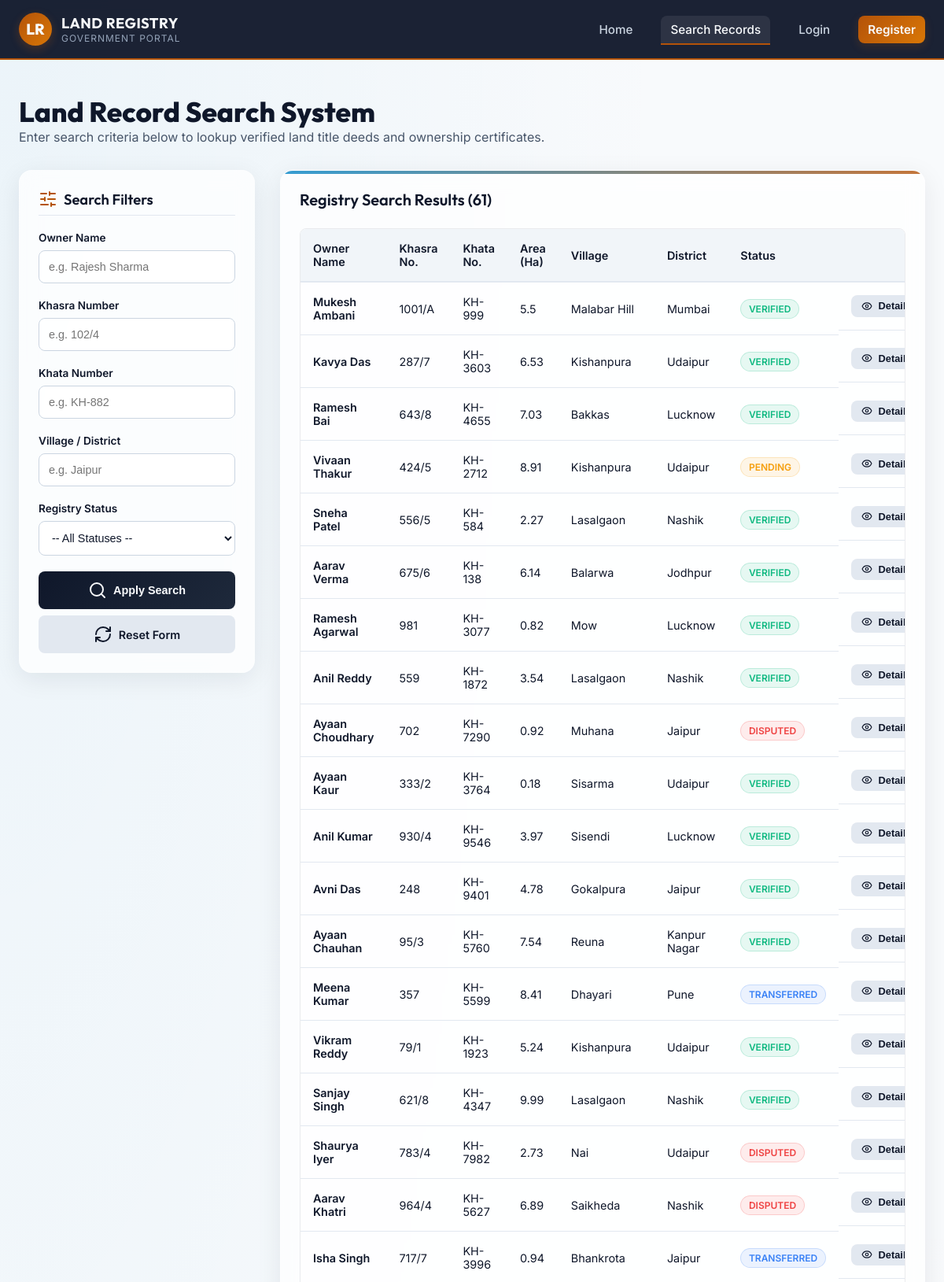
Screenshot of /search (upper part) with the database file from the repository.
### tables this page shows
CREATE TABLE land_records (
        id INTEGER PRIMARY KEY AUTOINCREMENT,
        owner_name TEXT NOT NULL,
        father_husband_name TEXT NOT NULL,
        aadhaar_id TEXT NOT NULL,
        mobile_number TEXT NOT NULL,
        khasra_number TEXT NOT NULL,
        khata_number TEXT NOT NULL,
        survey_number TEXT NOT NULL,
        area REAL NOT NULL,
        market_value REAL NOT NULL,
        village TEXT NOT NULL,
        tehsil TEXT NOT NULL,
        district TEXT NOT NULL,
        state TEXT NOT NULL,
        pin_code TEXT NOT NULL,
        land_type TEXT NOT NULL,
        registry_status TEXT NOT NULL,
        registration_date TEXT NOT NULL,
        remarks TEXT
    );

### app.py (the view)
@app.route('/search', methods=['GET'])
def search():
    owner = request.args.get('owner', '').strip()
    khasra = request.args.get('khasra', '').strip()
    khata = request.args.get('khata', '').strip()
    location = request.args.get('location', '').strip()
    status = request.args.get('status', '').strip()
    query = 'SELECT * FROM land_records WHERE 1=1'
    params = []
    if owner:
        query += ' AND owner_name LIKE ?'
        params.append(f'%{owner}%')
    if khasra:
        query += ' AND khasra_number LIKE ?'
        params.append(f'%{khasra}%')
    if khata:
        query += ' AND khata_number LIKE ?'
        params.append(f'%{khata}%')
    if location:
        query += ' AND (village LIKE ? OR district LIKE ?)'
        params.append(f'%{location}%')
        params.append(f'%{location}%')
    if status:
        query += ' AND registry_status = ?'
        params.append(status)
    conn = get_db_connection()
    records = []
    try:
        records = conn.execute(query, params).fetchall()
        print(f"Search Query: {query} | Params: {params} | Found {len(records)} records")
    except sqlite3.Error as e:
        print(f"Search Error: {e}")
        flash(f"Database error during search: {e}", "danger")
    districts = []
    try:
        districts = [row[0] for row in conn.execute('SELECT DISTINCT district FROM land_records').fetchall()]
    except sqlite3.Error:
        pass
    conn.close()
    return render_template('search.html',
                           records=records,
                           districts=districts,
                           filters={
                               'owner': owner,
                               'khasra': khasra,
                               'khata': khata,
                               'location': location,
                               'status': status
                           })

### app.py (called while the page is built)
def get_db_connection():
    print(f"Connecting to database at: {DB_PATH}")
    conn = sqlite3.connect(DB_PATH)
    conn.row_factory = sqlite3.Row
    return conn

def is_logged_in():
    return 'user_id' in session

@app.context_processor
def inject_user():
    return dict(
        logged_in=is_logged_in(),
        username=session.get('username'),
        role=session.get('role'),
        full_name=session.get('full_name')
    )

### templates/search.html (shortened to what this page needs)
{% extends 'base.html' %}
{% block content %}
<div style="margin-bottom: 2rem;">
    <h1 style="font-size: 2.2rem; font-weight: 800; color: var(--primary);">Land Record Search System</h1>
    <p style="color: var(--text-muted);">Enter search criteria below to lookup verified land title deeds and ownership certificates.</p>
</div>
<div class="search-container">
    <div class="filter-panel">
        <h3 style="margin-bottom: 1.25rem; font-size: 1.15rem; display: flex; align-items: center; gap: 0.5rem; border-bottom: 1px solid #e2e8f0; padding-bottom: 0.5rem;">
            <i data-lucide="sliders-horizontal" style="color: var(--accent);"></i> Search Filters
        </h3>
        <form action="{{ url_for('search') }}" method="GET">
            <div class="filter-group">
                <label for="owner">Owner Name</label>
                <input type="text" id="owner" name="owner" value="{{ filters.owner }}" placeholder="e.g. Rajesh Sharma">
            </div>
            <div class="filter-group">
                <label for="khasra">Khasra Number</label>
                <input type="text" id="khasra" name="khasra" value="{{ filters.khasra }}" placeholder="e.g. 102/4">
            </div>
            <div class="filter-group">
                <label for="khata">Khata Number</label>
                <input type="text" id="khata" name="khata" value="{{ filters.khata }}" placeholder="e.g. KH-882">
            </div>
            <div class="filter-group">
                <label for="location">Village / District</label>
                <input type="text" id="location" name="location" value="{{ filters.location }}" placeholder="e.g. Jaipur">
            </div>
            <div class="filter-group">
                <label for="status">Registry Status</label>
                <select id="status" name="status">
                    <option value="">-- All Statuses --</option>
                </select>
            </div>
            <button type="submit" class="btn btn-primary" style="width: 100%; margin-bottom: 0.5rem;">
                <i data-lucide="search"></i> Apply Search
            </button>
            <a href="{{ url_for('search') }}" class="btn btn-secondary" style="width: 100%; text-decoration: none;">
                <i data-lucide="refresh-cw"></i> Reset Form
            </a>
        </form>
    </div>
    <div class="glass-card" style="padding: 1.5rem;">
        <div style="display: flex; justify-content: space-between; align-items: center; margin-bottom: 1.5rem; flex-wrap: wrap; gap: 1rem;">
            <h3 style="font-size: 1.25rem;">Registry Search Results ({{ records|length }})</h3>
        </div>
        <div class="table-responsive">
            <table class="custom-table">
                <thead>
                    <tr>
                        <th>Owner Name</th>
                        <th>Khasra No.</th>
                        <th>Khata No.</th>
                        <th>Area (Ha)</th>
                        <th>Village</th>
                        <th>District</th>
                        <th>Status</th>
                        <th style="text-align: right;">Action</th>
                    </tr>
                </thead>
                <tbody>
                    {% if records %}
                        {% for row in records %}
                            <tr>
                                <td style="font-weight: 600; color: var(--primary);">{{ row.owner_name }}</td>
                                <td>{{ row.khasra_number }}</td>
                                <td>{{ row.khata_number }}</td>
                                <td>{{ row.area }}</td>
                                <td>{{ row.village }}</td>
                                <td>{{ row.district }}</td>
                                <td>
                                    <span class="badge {% if row.registry_status == 'Verified' %}verified{% elif row.registry_status == 'Pending' %}pending{% elif row.registry_status == 'Disputed' %}disputed{% else %}transferred{% endif %}">
                                        {{ row.registry_status }}
                                    </span>
                                </td>
                                <td style="text-align: right; display: flex; justify-content: flex-end; gap: 0.5rem;">
                                    <button class="btn btn-secondary btn-sm" onclick="showRecordDetails({{ row.id }})">
                                        <i data-lucide="eye" style="width: 14px; height: 14px;"></i> Details
                                    </button>
                                </td>
                            </tr>
                        {% endfor %}
                    {% endif %}
                </tbody>
            </table>
        </div>
    </div>
</div>
{% endblock %}

### static/css/style.css (style rules this page uses)
:root { --primary: #0f172a; --primary-light: #1e293b; --accent: #b45309; --accent-hover: #d97706; --secondary: #0284c7; --bg-light: #f8fafc; --card-bg-light: rgba(255, 255, 255, 0.75); --text-main: #0f172a; --text-muted: #475569; --text-light: #f8fafc; --status-verified: #10b981; --status-pending: #f59e0b; --status-disputed: #ef4444; --status-transferred: #3b82f6; --glass-bg: rgba(255, 255, 255, 0.45); --glass-border: rgba(255, 255, 255, 0.25); --glass-shadow: 0 8px 32px 0 rgba(15, 23, 42, 0.08); --glass-blur: 12px; --radius-sm: 8px; --radius-md: 16px; --radius-lg: 24px; --transition: all 0.3s cubic-bezier(0.4, 0, 0.2, 1); }
* { margin: 0; padding: 0; box-sizing: border-box; }
body { font-family: 'Inter', sans-serif; background-color: var(--bg-light); color: var(--text-main); min-height: 100vh; display: flex; flex-direction: column; overflow-x: hidden; background-image: radial-gradient(at 0% 0%, rgba(2, 132, 199, 0.05) 0px, transparent 50%), radial-gradient(at 100% 100%, rgba(180, 83, 9, 0.05) 0px, transparent 50%); }
h1, h2, h3, h4, h5, h6 { font-family: 'Outfit', sans-serif; font-weight: 600; color: var(--primary); }
.glass-card { background: var(--card-bg-light); backdrop-filter: blur(var(--glass-blur)); border: 1px solid var(--glass-border); box-shadow: var(--glass-shadow); border-radius: var(--radius-md); padding: 2rem; transition: var(--transition); position: relative; overflow: hidden; }
.glass-card::before { content: ''; position: absolute; top: 0; left: 0; width: 100%; height: 4px; background: linear-gradient(90deg, var(--secondary), var(--accent)); opacity: 0.8; }
.search-container { display: grid; grid-template-columns: 300px 1fr; gap: 2rem; align-items: start; }
.filter-panel { background: var(--card-bg-light); border: 1px solid var(--glass-border); border-radius: var(--radius-md); padding: 1.5rem; box-shadow: var(--glass-shadow); backdrop-filter: blur(var(--glass-blur)); }
.filter-group { margin-bottom: 1.25rem; }
.filter-group label { display: block; font-size: 0.85rem; font-weight: 600; color: var(--primary); margin-bottom: 0.5rem; }
.filter-group input, .filter-group select, .form-input { width: 100%; padding: 0.75rem; border-radius: var(--radius-sm); border: 1px solid #cbd5e1; background: rgba(255, 255, 255, 0.8); color: var(--text-main); font-size: 0.9rem; outline: none; transition: var(--transition); }
.table-responsive { overflow-x: auto; border-radius: var(--radius-sm); border: 1px solid rgba(15, 23, 42, 0.08); }
.custom-table { width: 100%; border-collapse: collapse; text-align: left; font-size: 0.9rem; background: rgba(255, 255, 255, 0.5); }
.custom-table th { background: #f1f5f9; padding: 1rem; font-weight: 600; color: var(--primary); border-bottom: 2px solid #e2e8f0; }
.custom-table td { padding: 1rem; border-bottom: 1px solid #e2e8f0; color: var(--text-main); }
.badge { display: inline-block; padding: 0.25rem 0.6rem; border-radius: 50px; font-size: 0.75rem; font-weight: 600; text-transform: uppercase; }
.badge.verified { background: rgba(16, 185, 129, 0.1); color: var(--status-verified); border: 1px solid rgba(16, 185, 129, 0.2); }
.badge.pending { background: rgba(245, 158, 11, 0.1); color: var(--status-pending); border: 1px solid rgba(245, 158, 11, 0.2); }
.badge.disputed { background: rgba(239, 68, 68, 0.1); color: var(--status-disputed); border: 1px solid rgba(239, 68, 68, 0.2); }
.badge.transferred { background: rgba(59, 130, 246, 0.1); color: var(--status-transferred); border: 1px solid rgba(59, 130, 246, 0.2); }
.btn { display: inline-flex; align-items: center; justify-content: center; gap: 0.5rem; padding: 0.75rem 1.5rem; border-radius: var(--radius-sm); font-size: 0.9rem; font-weight: 600; cursor: pointer; transition: var(--transition); border: none; text-decoration: none; }
.btn-primary { background: linear-gradient(135deg, var(--primary), var(--primary-light)); color: var(--text-light); }
.btn-secondary { background: #e2e8f0; color: var(--text-main); }
.btn-sm { padding: 0.4rem 0.8rem; font-size: 0.8rem; }

### rows the page displays
land_records: owner_name "Mukesh Ambani", khasra_number "1001/A", khata_number "KH-999", area "5.5", village "Malabar Hill", district "Mumbai", registry_status "VERIFIED"
land_records: owner_name "Kavya Das", khasra_number "287/7", khata_number "KH-3603", area "6.53", village "Kishanpura", district "Udaipur", registry_status "VERIFIED"
land_records: owner_name "Ramesh Bai", khasra_number "643/8", khata_number "KH-4655", area "7.03", village "Bakkas", district "Lucknow", registry_status "VERIFIED"
land_records: owner_name "Vivaan Thakur", khasra_number "424/5", khata_number "KH-2712", area "8.91", village "Kishanpura", district "Udaipur", registry_status "PENDING"
land_records: owner_name "Sneha Patel", khasra_number "556/5", khata_number "KH-584", area "2.27", village "Lasalgaon", district "Nashik", registry_status "VERIFIED"
land_records: owner_name "Aarav Verma", khasra_number "675/6", khata_number "KH-138", area "6.14", village "Balarwa", district "Jodhpur", registry_status "VERIFIED"
land_records: owner_name "Ramesh Agarwal", khasra_number "981", khata_number "KH-3077", area "0.82", village "Mow", district "Lucknow", registry_status "VERIFIED"
land_records: owner_name "Anil Reddy", khasra_number "559", khata_number "KH-1872", area "3.54", village "Lasalgaon", district "Nashik", registry_status "VERIFIED"
land_records: owner_name "Ayaan Choudhary", khasra_number "702", khata_number "KH-7290", area "0.92", village "Muhana", district "Jaipur", registry_status "DISPUTED"
land_records: owner_name "Ayaan Kaur", khasra_number "333/2", khata_number "KH-3764", area "0.18", village "Sisarma", district "Udaipur", registry_status "VERIFIED"
land_records: owner_name "Anil Kumar", khasra_number "930/4", khata_number "KH-9546", area "3.97", village "Sisendi", district "Lucknow", registry_status "VERIFIED"
land_records: owner_name "Avni Das", khasra_number "248", khata_number "KH-9401", area "4.78", village "Gokalpura", district "Jaipur", registry_status "VERIFIED"
land_records: owner_name "Ayaan Chauhan", khasra_number "95/3", khata_number "KH-5760", area "7.54", village "Reuna", district "Kanpur Nagar", registry_status "VERIFIED"
land_records: owner_name "Meena Kumar", khasra_number "357", khata_number "KH-5599", area "8.41", village "Dhayari", district "Pune", registry_status "TRANSFERRED"
land_records: owner_name "Vikram Reddy", khasra_number "79/1", khata_number "KH-1923", area "5.24", village "Kishanpura", district "Udaipur", registry_status "VERIFIED"
land_records: owner_name "Sanjay Singh", khasra_number "621/8", khata_number "KH-4347", area "9.99", village "Lasalgaon", district "Nashik", registry_status "VERIFIED"
land_records: owner_name "Shaurya Iyer", khasra_number "783/4", khata_number "KH-7982", area "2.73", village "Nai", district "Udaipur", registry_status "DISPUTED"
land_records: owner_name "Aarav Khatri", khasra_number "964/4", khata_number "KH-5627", area "6.89", village "Saikheda", district "Nashik", registry_status "DISPUTED"
land_records: owner_name "Isha Singh", khasra_number "717/7", khata_number "KH-3996", area "0.94", village "Bhankrota", district "Jaipur", registry_status "TRANSFERRED"

### other values shown
{{ records|length }} "61"
